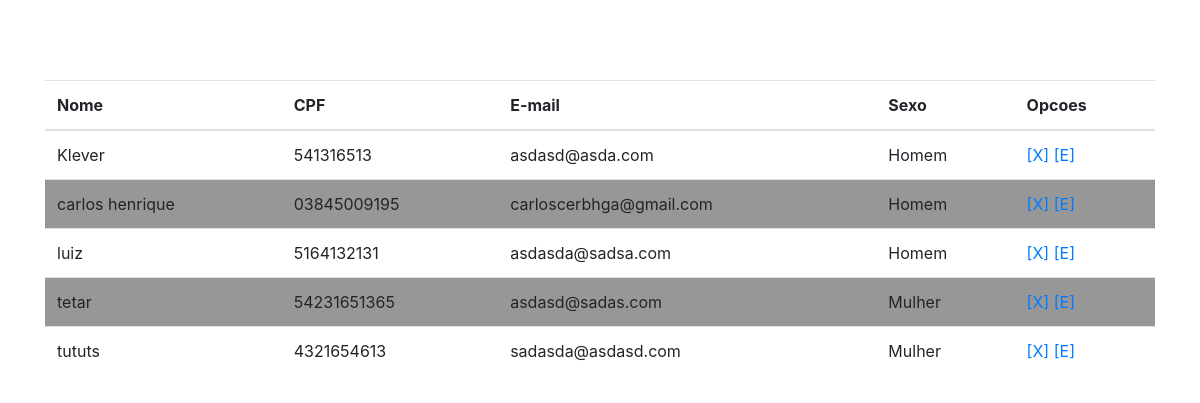
The page /index.php/home/consultar on the database as committed earlier.
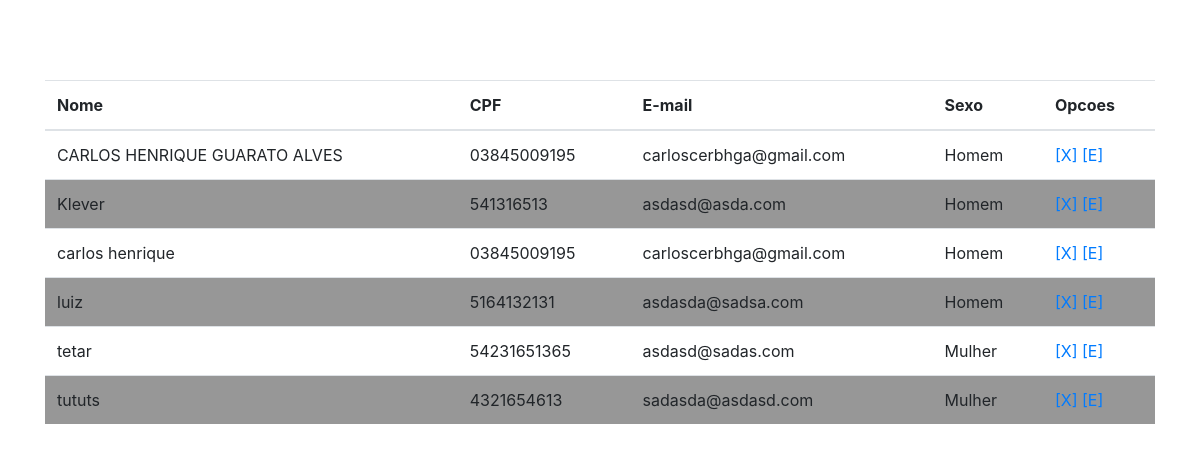
The same page on the database as committed later.
### tables this page shows
CREATE TABLE `usuarios` (
  `id_usuario` int(11) NOT NULL,
  `cpf` varchar(17) NOT NULL,
  `nome_completo` varchar(80) NOT NULL,
  `email` varchar(50) NOT NULL,
  `senha` varchar(30) NOT NULL,
  `idade` int(11) NOT NULL,
  `endereco` varchar(150) NOT NULL,
  `preferencias` varchar(150) NOT NULL,
  `sexo` varchar(11) NOT NULL
);

### application/controllers/Home.php (called while the page is built, shortened)
<?php
class Home extends CI_Controller {
	function __construct(){
		$this->load->helper('url');
	}
	public function consultar(){
		$this->load->model('Post_model');
		$users = $this->Post_model->usuarios_list();
		$data["users"] = $users;
		$this->load->view('consultar_usuarios.php', $data);
	}
}

### index.php (called while the page is built, shortened)
<?php
require_once BASEPATH.'core/CodeIgniter.php';

### application/models/Post_model.php (called while the page is built, shortened)
<?php
class Post_model extends CI_Model{
    public function usuarios_list(){
        $this->db->from('usuarios');
        $this->db->order_by("nome_completo", "asc");
        $query = $this->db->get();
        return $query;
    }
}
?>

### application/views/consultar_usuarios.php (the view, shortened to what this page needs)
?><!DOCTYPE html>
<html lang="en">
<head>
    <link rel="stylesheet" href="<?php echo base_url('assets/css/consultar.css'); ?>">
    <link rel="stylesheet" href="https://stackpath.bootstrapcdn.com/bootstrap/4.3.1/css/bootstrap.min.css">
</head>
<body>
<div class="container table-responsive">
  <table class="table">
  <thead>
    <tr>
      <th scope="col">Nome</th>
      <th scope="col">CPF</th>
      <th scope="col">E-mail</th>
      <th scope="col">Sexo</th>
      <th scope="col">Opcoes</th>
    </tr>
  </thead>
  <tbody>
    <?php
      foreach($users->result_array() as $row){
    ?>
    <tr>
      <td><?php echo $row['nome_completo'] ?></td>
      <td><?php echo $row["cpf"] ?></td>
      <td><?php echo $row['email'] ?></td>
      <td><?php echo $row['sexo'] ?></td>
      <td><a href="<?php echo base_url() . 'home/deletar/' . $row['id_usuario']; ?>" onclick="return confirm('Tem certeza que deseja deletar esse registro?')">[X]</a> <a href="<?php echo base_url() . 'home/editar/' . $row['id_usuario']; ?>">[E]</a></td>
    </tr>
    <?php
      }
    ?>
  </tbody>
  </table>
</div>
</body>
</html>

Rows that differ between the two databases and show on the page:
added usuarios: nome_completo "CARLOS HENRIQUE GUARATO ALVES", cpf "03845009195", email "carloscerbhga@gmail.com", sexo "Homem"
